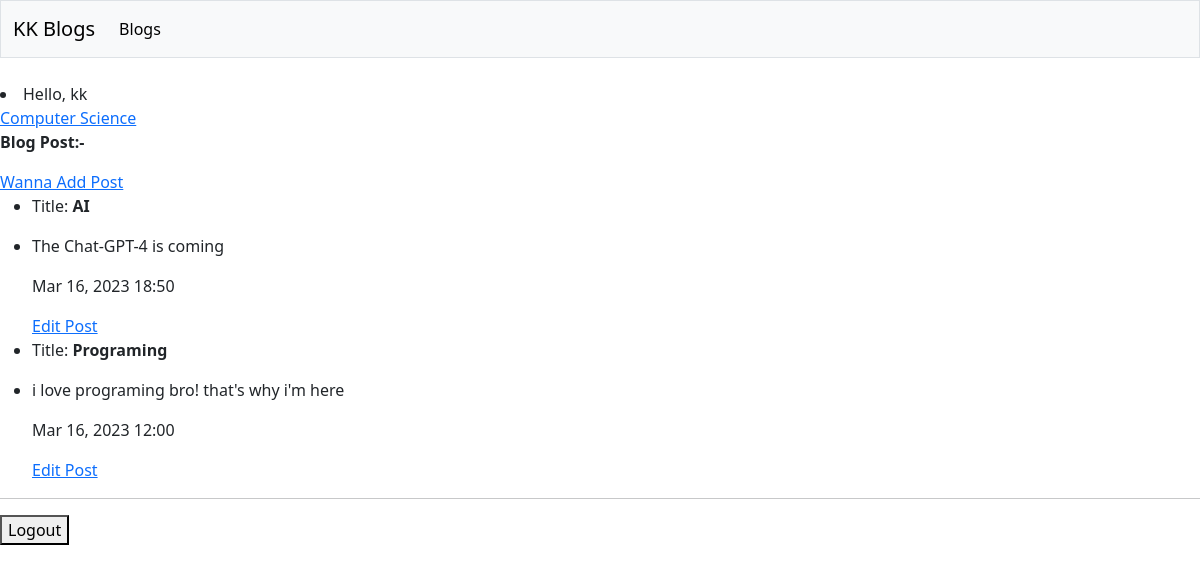
Page /blog_posts/1 (signed in) on the committed database.
### blog/models.py (models this page shows, shortened)
class Blog(models.Model):
    title = models.CharField(max_length=200)
    description = models.TextField()
    created_date = models.DateTimeField(auto_now_add=True)
    modified_date = models.DateTimeField(auto_now_add=True)
    author = models.ForeignKey(User, on_delete=models.CASCADE)
    def __str__(self):
        if len(self.title) > 50:
            return f"{self.title[:50].title()}..."
        return self.title

class BlogPost(models.Model):
    blog = models.ForeignKey(Blog, on_delete=models.CASCADE)
    title = models.CharField(max_length=200)
    content = models.TextField()
    created_date = models.DateTimeField(auto_now_add=True)
    modified_date = models.DateTimeField(auto_now_add=True)

### blog/views.py (the view)
# urls.py: path("blog_posts/<int:blog_id>", views.blog_posts, name="blog_posts"),
@login_required
def blog_posts(req, blog_id):
    blog = Blog.objects.get(id=blog_id)
    check_authors(blog, req)
    blog_posts = blog.blogpost_set.order_by("-created_date")
    context = {"blog": blog, "blog_posts": blog_posts}
    return render(req, "blog/blog_posts.html", context)

### blog/views.py (called while the page is built)
def check_authors(blog, req):
    if req.user != blog.author:
        raise Http404

### blog/templates/blog/blog_posts.html
{% extends 'blog/base.html' %}
{% block body %}
    <a href="{% url 'blog:index' %}">{{blog}}</a>
    <p><strong>Blog Post:-</strong></p>
    <a href="{% url 'blog:add_post' blog.id %}">Wanna Add Post</a>
    <ul>
    {% for blog_post in blog_posts %}
    <li>Title: <strong>{{blog_post.title}}</strong></li>
    <li><p>{{blog_post.content|linebreaks}}</p></li>
    <p>{{blog_post.created_date|date:"M d, Y H:i"}}</p>
        <a href="{% url 'blog:edit_post' blog_post.id %}">Edit Post</a>
    {%empty%}
        <p>No Post from this Blog!</p>
    {% endfor %}
    </ul>
{% endblock body %}

### blog/templates/blog/base.html (shortened to what this page needs)
<!DOCTYPE html>
<html lang="en">
  <head>
    {% load django_bootstrap5 %}
    {% bootstrap_css %}
  </head>
  <body>
    <nav class="navbar navbar-expand-lg navbar-light bg-light mb-4 border">
      <div class="container-fluid">
        <a class="navbar-brand" href="{% url 'blog:index' %}">KK Blogs</a>
        <div class="collapse navbar-collapse" id="navbarSupportedContent">
          <ul class="navbar-nav me-auto mb-2 mb-lg-0">
            <li class="nav-item">
              <a class="nav-link active" aria-current="page" href="{% url 'blog:index' %}">Blogs</a>
            </li>
        </div>
      </div>
    </nav>
    {% if user.is_authenticated %}
    <li class="nav-item">
    <span class="navbar-text me-2">  Hello, {{user.username}}</span></li>
    {% else %}
    <a href="{% url 'accounts:login' %}">Login</a>
    <a href="{% url 'accounts:register' %}">Register</a>
    {% endif %}
    {% block body %}{% endblock body %}
  </body>
</html>
{% if user.is_authenticated %}
  <hr>
  <form action="{% url 'accounts:logout' %}" method="post">
    <button name="submit">Logout</button>
  </form>
{% endif %}

### rows in the picture
Blog: title "Computer Science"
BlogPost: title "AI", content "The Chat-GPT-4 is coming", created_date "Mar 16, 2023 18:50"
BlogPost: title "Programing", content "i love programing bro! that's why i'm here", created_date "Mar 16, 2023 12:00"

### other values in the picture
{{ user.username }} "kk"
